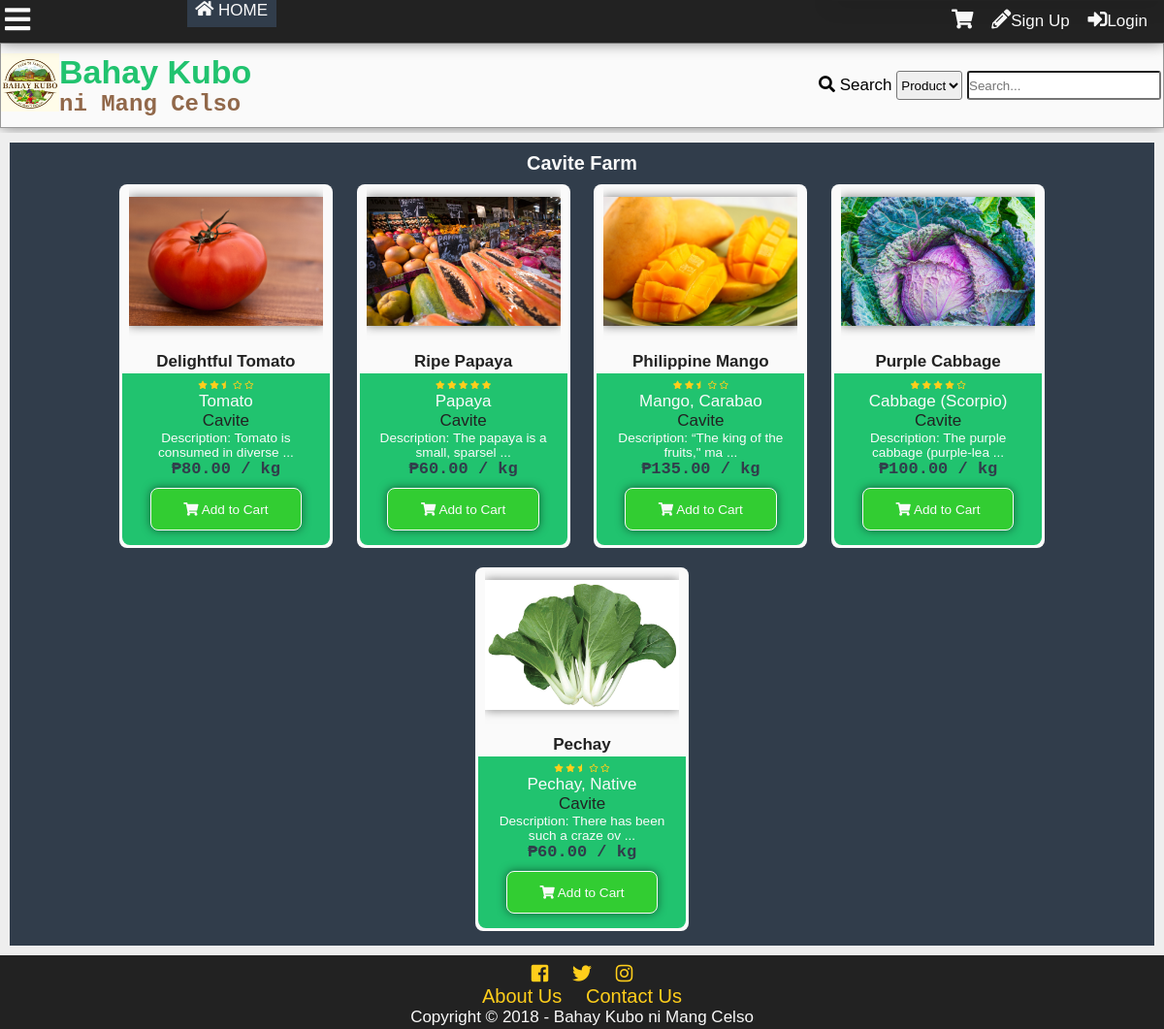
The page /searchfarm.php?id=2 on the database as committed earlier.
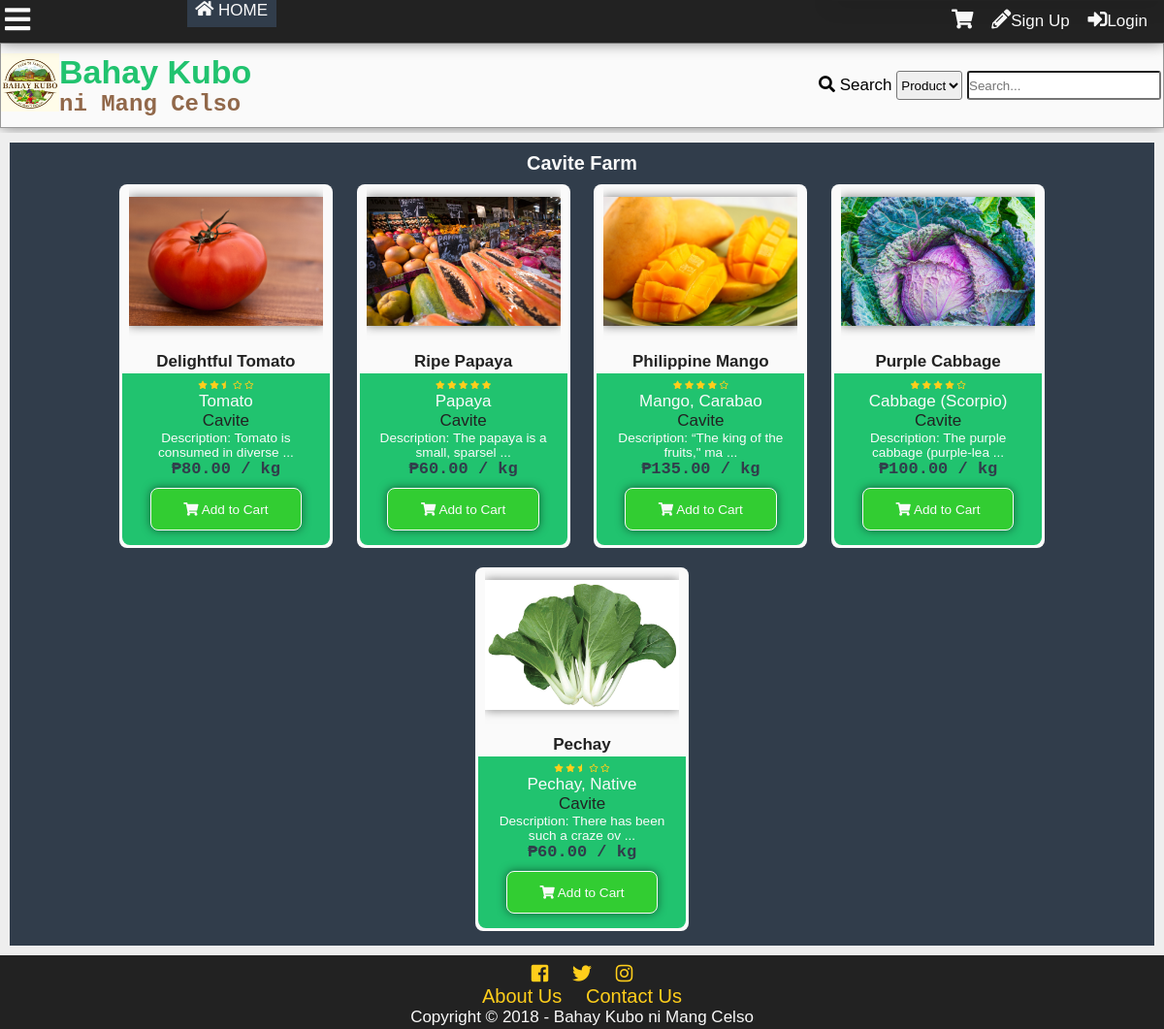
The same page on the database as committed later.
### tables this page shows
CREATE TABLE `tblfarm` (
  `farmid` int(11) NOT NULL,
  `farmname` varchar(100) NOT NULL,
  `address` varchar(255) NOT NULL,
  `status` int(11) NOT NULL
);

CREATE TABLE `tblproduct` (
  `productid` int(11) NOT NULL,
  `categoryid` int(11) NOT NULL,
  `productname` varchar(100) NOT NULL,
  `description` mediumtext NOT NULL,
  `farmid` int(11) NOT NULL,
  `userid` int(11) NOT NULL,
  `dateposted` datetime DEFAULT NULL,
  `price` decimal(10,2) NOT NULL,
  `img` varchar(200) NOT NULL,
  `view` int(11) NOT NULL,
  `rating` decimal(10,2) NOT NULL,
  `is_approved` tinyint(1) NOT NULL,
  `is_available` int(11) NOT NULL
);

CREATE TABLE `tblcategory` (
  `categoryid` int(11) NOT NULL,
  `category` varchar(100) NOT NULL,
  `status` int(11) NOT NULL,
  `low` decimal(10,2) NOT NULL,
  `high` decimal(10,2) NOT NULL,
  `prevailing` decimal(10,2) NOT NULL
);

### functions.php (the view, shortened to what this page needs)
<?php
function addheader(){
	echo'<header id="main-header">
			<div class="grid-header">
				<div class="box1">
					<a href="index.php">
						<div class="logo">
							<img src="img/logo.jpg">
						</div>
						<div id="header-text">
						<h1 id="first-text">Bahay Kubo</h1><br>
							<h2 id="second-text"> ni Mang Celso</h2>
						</div>
					</a>
				</div>
				<div class="box2">';
						search_function();
				echo'</div>
				<div class="modal2">
				</div>
				<div id="search-dropdown">
				</div>
			</div>
		</header>
		<div class="subheader">
			<div class="subgrid">
				<div class="svg">
					<p class="open-slide" onclick="openSlideMenu()">
						<i class="fas fa-bars"></i>
					</p>
				</div>
				<div class="nav">
					<a id="Home" href="index.php"><i class="fas fa-home"></i> HOME</a>
				</div>
				<div class="profile-grid">';
						session_button();
				echo'</div>
			</div>
		</div>
	';
}
function addfooter(){
	echo'<footer id="main-footer">
			<div class="container">
				<a target="_blank" title="Like us on Facebook" href="https://www.facebook.com/BahayKuboniMangCelso/?ref=page_internal"><i class="fab fa-facebook-square"></i></a>
				<a target="_blank" title="Follow us on Twitter" href="https://twitter.com/"><i class="fab fa-twitter"></i></a>
				<a target="_blank" title="Follow us on Instagram" href="https://www.instagram.com/?hl=ens"><i class="fab fa-instagram"></i></a>
				<p><a href="about.php">About Us</a>
				<a href="contact.php">Contact Us</a>
				</p>
				<p>Copyright &copy; '.date('Y').' - <span id="company">Bahay Kubo ni Mang Celso</span></p>
			</div>
		</footer>';
}
function session_button(){
	$conn = mysqli_connect ("localhost", "root", "", "itsproject");
	echo '<div id="top-total" onclick="showCartPanel()">';
	echo'</div>
	<div id="cart-panel"">
		<h1 onclick="hideCartPanel()" class="close-heading">Shopping Cart <i style="float:right; padding-right:10px" class="fas fa-times"></i></h1>
		<div id="shopping-cart-content"></div>
	</div>
	<i class="fas fa-shopping-cart button" onclick="showCartPanel()"></i>';
	if(isset($_SESSION['id'])){
	$id=$_SESSION['id'];
		$sql="SELECT imgpath FROM tbluser WHERE userid=".$id."";
		$result=$conn->query($sql);
		$row=$result->fetch_object();
		$tn_image=$row->imgpath;
		if($tn_image==''){
			$tn_image='img/default.png';
		}
$sql="SELECT pmid FROM tblpm WHERE receiverid='$id' AND checked=0 GROUP BY senderid";
$result=$conn->query($sql);
$count=$result->num_rows;
		echo'<a class="button" title="Check your messages" href="inbox.php?id='.$_SESSION["id"].'"><i class="far fa-envelope"></i><span id="pmnum">'.$count.'</span></a>';
$sql="SELECT notifid FROM tblnotif
	WHERE receiverid='$id' and checked=0
	";
$result=$conn->query($sql);
$count=$result->num_rows;
		echo'<a class="button" id="notifbtn" title="Check your notifications" onclick="showNotif()""><i class="far fa-bell"></i><span id="notifnum">'.$count.'</span></a>
		<a class="button" href=profile.php?id='.$_SESSION['id'].'>
		'.$_SESSION["name"].'\'s Profile<div class="top-tn"><img src="'.$tn_image.'""></div></a>';
		echo'<div id="notifdrop">
		Notifications
		<ul>';
$sql="SELECT notifid,tblnotif.userid,username,imgpath,receiverid,notifdate,notiftype,checked,details,details2 FROM tblnotif
	LEFT JOIN tbluser
		ON tblnotif.userid=tbluser.userid
	WHERE receiverid='$id'
	ORDER BY notifid DESC
	LIMIT 10";
$result=$conn->query($sql);
$count=$result->num_rows;
if($count==0){
	echo'<li>No notifications yet...</li>';
}else{
while($rows=$result->fetch_object())
{
$nid=$rows->notifid;
$uid=$rows->userid;
$uname=$rows->username;
$rid=$rows->receiverid;
$date=time_elapsed_string($rows->notifdate);
$type=$rows->notiftype;
$imgpath=$rows->imgpath;
$uname=$rows->username;
$details=$rows->details;
$details2=$rows->details2;
if(!$imgpath){
	$imgpath='img/default.png';
}
if($type==1){
	echo'<li><div class="comment-tn">
				<img src="'.$imgpath.'">
			</div> <a class="n1" href="profile.php?id='.$uid.'">'.$uname.'</a> <a class="n2" href="profile.php?id='.$_SESSION['id'].'#comment'.$details.'"> has commented on your profile '.$date.'</a></li>';
} else if($type==2){
	if ($details2==1){
	echo'<li><div class="comment-tn">
				<img src="'.$imgpath.'">
			</div>
			 <a class="n1" href="profile.php?id='.$uid.'">'.$uname.'</a> has sent a friend request '.$date.'<br>
		<div id="fr-'.$nid.'"><a class="fr-yes" onclick="friendyes(this)" value="'.$nid.'">Yes</a> <a class="fr-no" onclick="friendno(this)" value="'.$nid.'">No</a>
		</div>
		</li>';
	} else if($details2==2){
		echo'<li><div class="comment-tn">
				<img src="'.$imgpath.'">
			</div>
			 <a class="n1" href="profile.php?id='.$uid.'">'.$uname.'</a> has sent a friend request '.$date.'<br>
		<div id="fr-'.$nid.'">
			Request Accepted
		</div>
		</li>';
	} else if($details2==3){
		echo'<li><div class="comment-tn">
				<img src="'.$imgpath.'">
			</div>
			 <a class="n1" href="profile.php?id='.$uid.'">'.$uname.'</a> has sent a friend request '.$date.'<br>
		<div id="fr-'.$nid.'">
			Request Denied
		</div>
		</li>';
	}
}else if ($type==3){
	echo'<li><i class="fas fa-ban banned"></i> Sorry, your profile picture has been removed.<br>
	Please read the rules and guidelines.</li>';
}else if ($type==4){
	echo'<li> Your order has been <span style="color:green;"><b>approved</b></span><br>'.$date.'.<br>
	Order No. <a class="black" href="search.php?criteria=3&search-text='.$details.'"><b>'.$details.'</a></b></li>';
}else if ($type==5){
	echo'<li> Your order has been <span style="color:red;"><b>rejected</b></span><br>'.$date.'.<br>
	Order No. <a class="black" href="search.php?criteria=3&search-text='.$details.'"><b>'.$details.'</a></b></li>';
}else if ($type==6){
	echo'<li> Your order has been <span style="color:red;"><b>cancelled</b></span><br>'.$date.'.<br>
	Order No. <a class="black" href="search.php?criteria=3&search-text='.$details.'"><b>'.$details.'</a></b></li>';
}else if ($type==7){
	echo'<li> <div class="comment-tn">
				<img src="'.$imgpath.'">
			</div>
			 <a class="n1" href="profile.php?id='.$uid.'">'.$uname.'</a> has place an order '.$date.'.<br>
	Order No. <a class="black" href="search.php?criteria=3&search-text='.$details.'"><b>'.$details.'</b></a></li>';
}
}
}
		echo'<center><a id="seeallnotif" href="notification.php">See all notifications</a></center>
		</ul>
		</div>';
	}else{
		echo'<div id="notifnum"></div><div id="pmnum"></div>
		<a href ="register.php" class="button"><i class="fas fa-pencil-alt"></i></i>Sign Up</a>
		<a id="modalBtn" class="button"><i class="fas fa-sign-in-alt"></i>Login</a>';
	}
}
function search_function(){
	echo'
		<form action="search.php" method="get">
			<i class="fas fa-search"></i>
			<label>Search</label>
			<select name="criteria" id="criteria">
				<option value="1">Product</option>';
			echo'<option value="2">User</option>
			</select>
			<input type="text" onkeyup="searchdropdown()" required name="search-text" placeholder="Search..." id="search-text" autocomplete="off">
		</form>
	';
}
function starsystem($percent){
	echo'<div class="star-system" title="'.$percent.'% rating">';
	if($percent>=98){
	echo'
		<i class="fas fa-star"></i>
		<i class="fas fa-star"></i>
		<i class="fas fa-star"></i>
		<i class="fas fa-star"></i>
		<i class="fas fa-star"></i>
	';
	}else if($percent>=75 & $percent<85){
	echo'
		<i class="fas fa-star"></i>
		<i class="fas fa-star"></i>
		<i class="fas fa-star"></i>
		<i class="fas fa-star"></i>
		<i class="far fa-star"></i>
	';
	}else if($percent>=45 & $percent<55){
	echo'
		<i class="fas fa-star"></i>
		<i class="fas fa-star"></i>
		<i class="fas fa-star-half"></i>
		<i class="far fa-star"></i>
		<i class="far fa-star"></i>
	';
	}else if($percent>=35 & $percent<45){
	echo'
		<i class="fas fa-star"></i>
		<i class="fas fa-star"></i>
		<i class="far fa-star"></i>
		<i class="far fa-star"></i>
		<i class="far fa-star"></i>
	';
	}else if($percent>=25 & $percent<35){
	echo'
		<i class="fas fa-star"></i>
		<i class="fas fa-star-half"></i>
		<i class="far fa-star"></i>
		<i class="far fa-star"></i>
		<i class="far fa-star"></i>
	';
	}else if($percent>=15 & $percent<25){
	echo'
		<i class="fas fa-star"></i>
		<i class="far fa-star"></i>
		<i class="far fa-star"></i>
		<i class="far fa-star"></i>
		<i class="far fa-star"></i>
	';
	}else if($percent>=4 & $percent<15){
	echo'
		<i class="fas fa-star-half"></i>
		<i class="far fa-star"></i>
		<i class="far fa-star"></i>
		<i class="far fa-star"></i>
		<i class="far fa-star"></i>
	';
	}else if($percent<4){
	echo'
		<i class="far fa-star"></i>
		<i class="far fa-star"></i>
		<i class="far fa-star"></i>
		<i class="far fa-star"></i>
		<i class="far fa-star"></i>
	';
	}
	echo'</div>';
}
function showProduct($where){
	$conn = new mysqli('localhost','root','','itsproject');
	$sql = "SELECT productid,category, productname, description, farmname, username, dateposted, price, img, rating FROM tblproduct as t1
	LEFT JOIN tblcategory as t2
		ON t1.categoryid = t2.categoryid
	LEFT JOIN tbluser as t3
		ON t1.userid = t3.userid
	LEFT JOIN tblfarm as t4
		ON t1.farmid = t4.farmid
	$where";
	$result = $conn->query($sql);
	if($result){
	while($row = $result->fetch_object()){
		$id = $row->productid;
		$category = $row->category;
		$product = $row->productname;
		$desc = $row->description;
		$farm = $row->farmname;
		$price = $row->price;
		$img = $row->img;
		$rating = $row->rating;
		echo'
		<div class="product">
		<a href="product.php?id='.$id.'">
		<div class="product-img-wrap">
			<img src="'.$img.'" alt="Product Image">
		</div>
		<p class="product-title">'.$product.'</p>
		</a>
		<div class="product-content">
		<a href="product.php?id='.$id.'">
		<p>';
		starsystem($rating);
		echo'
		</p>
		<p class="product-category">'.$category.'</p>
		<p class="product-farm">'.$farm.'</p>
		<p class="product-desc">Description: '.substr($desc,0,30).' ...</p>
		</a>
		<p class="product-price">₱'.number_format($price,2).' / kg</p>
		<div class="add-to-cart" value="'.$id.'" onclick="addThistoCart(this)"><i class="fas fa-shopping-cart"></i> Add to Cart</div>
		</div>
		</div>';
	}
	}
}

### searchfarm.php (shortened to what this page needs)
<?php
include'functions.php';
include'connection.php';
if(isset($_GET['id'])){
	$id = $_GET['id'];
}else{
	die('This farm doesn\'t exist');
}
?>
<!DOCTYPE html>
<html lang="en">
<head>
    <link rel="stylesheet" href="css/style.css">
  	<link rel="stylesheet" href="css/fontawesome-all.css">
</head>
<body onscroll="scrollOpacity()">
	<div class="main-container">
	<?php
		addheader();
	?>
	<div class="other-content">
<?php
echo '<div class="my-products">';
$sql = "SELECT farmname FROM tblfarm WHERE farmid = '$id'";
$result = $conn->query($sql);
$fetch = $result->fetch_object();
$farmname = $fetch->farmname;
echo '<h3>'.$farmname.' Farm</h3>';
$string = "WHERE t1.farmid = '$id' AND is_available = 1 AND is_approved = 1";
showProduct($string);
echo'</div>';
?>
		</div>
	</div>
		<?php
			addfooter();
		?>
</body>
</html>

Rows that differ between the two databases and show on the page:
changed tblproduct "Philippine Mango": rating 50 → 80 (drawn)
